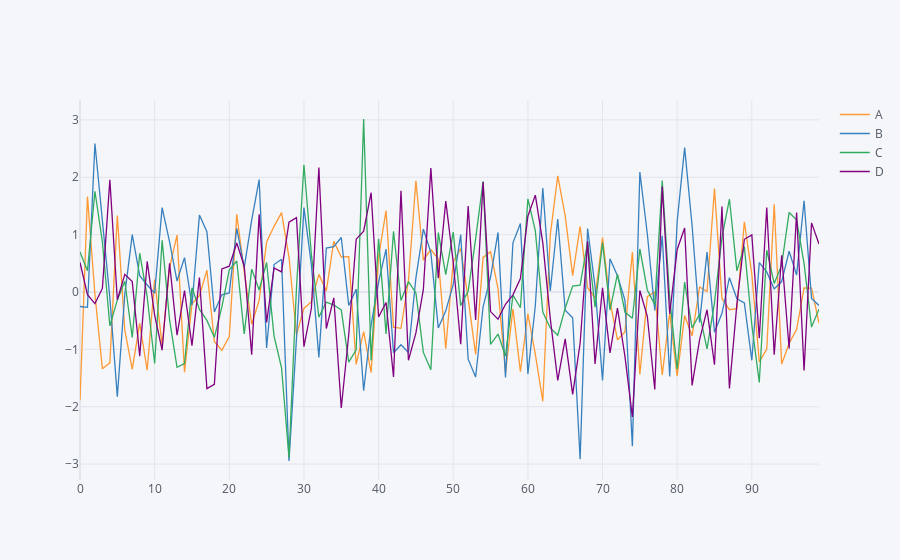

Source (notebook cell):
### Code cell
df2=pd.DataFrame({'category':['A','B','C'],'value':[32,43,50]})
df.iplot()
df.savefig('iplot.jpg',dpi=250)
